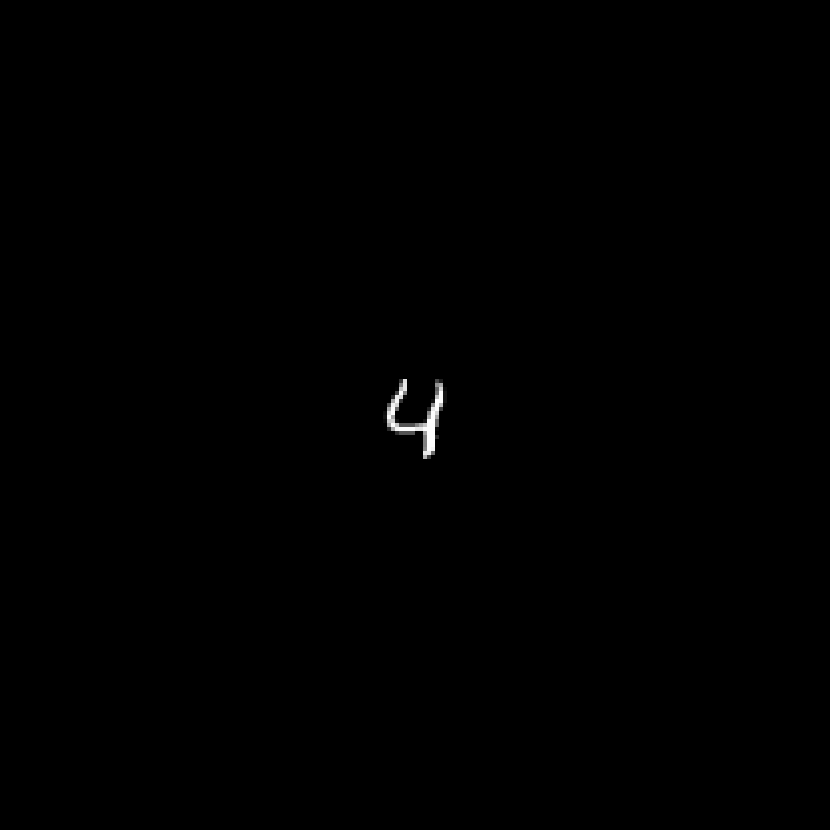
#> input picture 4.png, 830 x 830 px
$ jupyter execute 'Ray Tracing verification.ipynb'
#> lines starting #> are read from the running program, lines starting #| are printed output that depends on the picture; after the words box and inside, x2 and y2 are one past the last pixel; in counts of white or black regions, pixels touching at a corner belong together
[cell 1]
import numpy as np
import matplotlib.pyplot as plt
import imageio
from PIL import Image
import time

[cell 2]
image=imageio.imread('4.png')[359:471,359:471]
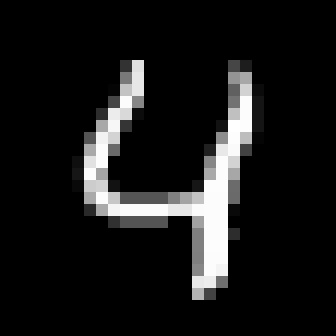
#> image: shape (112, 112) (shown 3 times larger); min 0, max 255, mean 24.5
image1=Image.fromarray(image)
image1=image1.resize((50,50),resample=0)
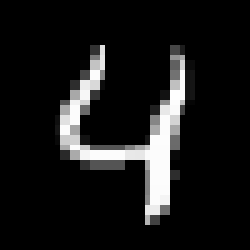
#> image1: PIL image 50x50 L (shown 5 times larger); min 0, max 255, mean 24.2
image3=np.array(image1)

for i in range(50):
    for j in range(50):
        if image3[i,j]>50:
            image3[i,j]=1
        else:
            image3[i,j]=0
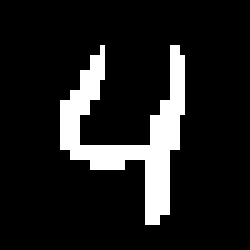
#> image3: shape (50, 50) (shown 5 times larger); values 0 (black) and 1 (white), 12.2% white; 1 white region, box (x1, y1, x2, y2) and area: (12, 9, 37, 45) 304

[cell 3]
plt.imshow(image3)
plt.colorbar()
plt.show()
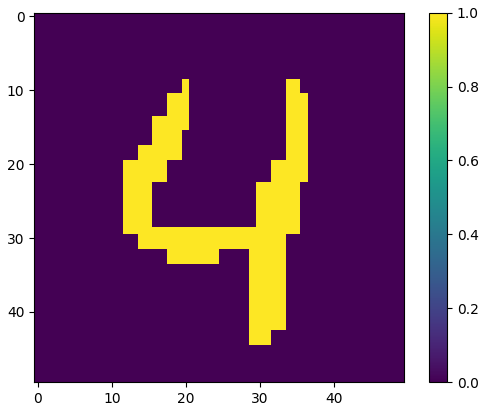
#> figure drawn by matplotlib, 2 panels
